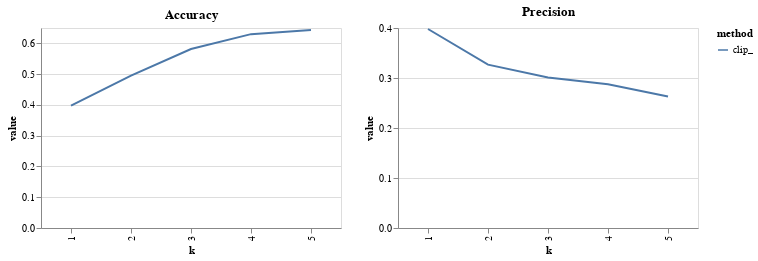

The notebook cell this image was saved under:
### Code cell
acc_graph | prec_graph

### Figure 1 — Vega-Lite specification as saved in the notebook (floating-point values rounded to 4 significant figures)
{"config": {"view": {"continuousWidth": 300, "continuousHeight": 300}}, "hconcat": [{"data": {"name": "data-0bd75093c3389122f334539db119e5ae"}, "mark": {"type": "line"}, "encoding": {"color": {"field": "method", "type": "nominal"}, "x": {"field": "k", "type": "ordinal"}, "y": {"field": "value", "type": "quantitative"}}, "height": 200, "title": "Accuracy", "width": 300}, {"data": {"name": "data-382e8fa572c79c71282e4b4775d7f173"}, "mark": {"type": "line"}, "encoding": {"color": {"field": "method", "type": "nominal"}, "x": {"field": "k", "type": "ordinal"}, "y": {"field": "value", "type": "quantitative"}}, "height": 200, "title": "Precision", "width": 300}], "$schema": "https://vega.github.io/schema/vega-lite/v5.20.1.json", "datasets": {"data-0bd75093c3389122f334539db119e5ae": [{"method": "clip_", "metric": "Accuracy", "k": "1", "value": 0.398}, {"method": "clip_", "metric": "Accuracy", "k": "2", "value": 0.4953}, {"method": "clip_", "metric": "Accuracy", "k": "3", "value": 0.5817}, {"method": "clip_", "metric": "Accuracy", "k": "4", "value": 0.63}, {"method": "clip_", "metric": "Accuracy", "k": "5", "value": 0.6432}], "data-382e8fa572c79c71282e4b4775d7f173": [{"method": "clip_", "metric": "Precision", "k": "1", "value": 0.398}, {"method": "clip_", "metric": "Precision", "k": "2", "value": 0.3267}, {"method": "clip_", "metric": "Precision", "k": "3", "value": 0.301}, {"method": "clip_", "metric": "Precision", "k": "4", "value": 0.2875}, {"method": "clip_", "metric": "Precision", "k": "5", "value": 0.2631}]}}
